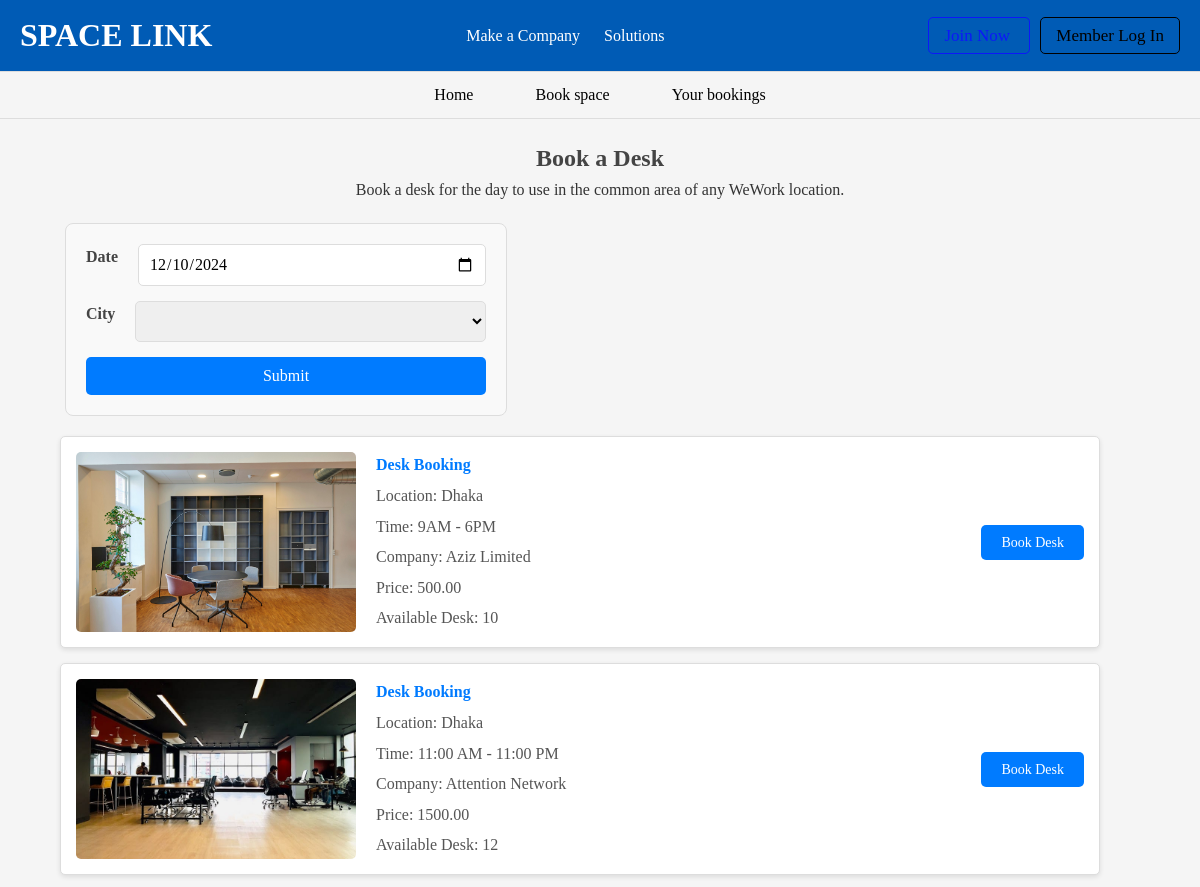
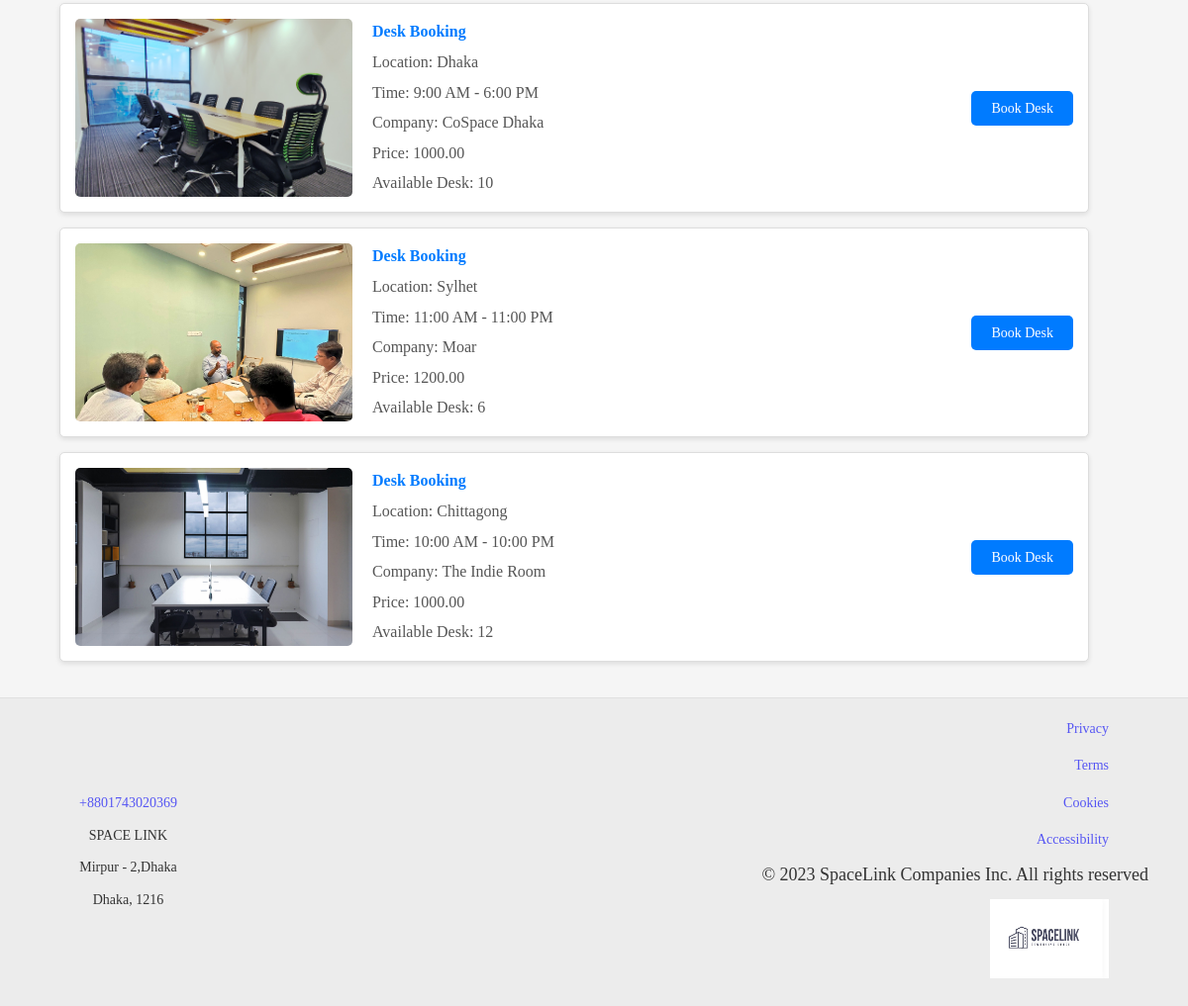
The page /office/desk_list/ on the database its author committed (2 pictures, top to bottom).
### Office/models.py (models this page shows, shortened)
class Desk(models.Model):
    company=models.ForeignKey(Company,on_delete=models.CASCADE)
    time = models.CharField(max_length=400)
    cost = models.DecimalField(max_digits=8, decimal_places=2)
    Cancellation_policy=models.CharField(max_length=600)
    Guest_policy=models.CharField(max_length=600)
    desk = models.IntegerField(default=0)
    image = models.ImageField(upload_to='desk/')

### Company/models.py (models this page shows, shortened)
class Company(models.Model):
    name = models.CharField(max_length=100)
    Location = models.ForeignKey(Location,on_delete=models.CASCADE)
    Company_number = models.CharField(max_length=11,null=True)
    About = models.TextField(blank=True)
    website = models.URLField(blank=True)
    company_mail = models.EmailField(null=True)
    ratings =models.IntegerField(null=True,default=0)
    amenites = models.ManyToManyField(OfficeAmenities)
    is_visible = models.BooleanField(default=False)
    latitude = models.FloatField(null=True)
    longitude = models.FloatField(null=True)

class Location(models.Model):
    name = models.CharField(max_length=255)
    embed_map_url = models.URLField(blank=True, null=True)  # Field to store the embedded map URL
    def __str__(self):
        return self.name

### Office/views.py (the view)
# urls.py: path('desk_list/', views.desk_list, name='desk_list'),
def desk_list(request):
    desks = Desk.objects.all()
    return render(request, 'desk_list.html', {'desks': desks})

### Core/templates/desk_list.html (shortened to what this page needs)
{% extends "home.html" %}
{% block content %}
<header>
  <nav>
    <ul class="navbar" style="display: flex; justify-content: center; align-items: center; background-color: transparent; list-style: none; margin: 0; padding: 10px 20px;">
      <li style="margin: 0 15px;">
        <a href="{% url 'index' %}" style="cursor: pointer; color: black; text-decoration: none; font-weight: 500; padding: 8px 16px; transition: color 0.3s, transform 0.3s;">Home</a>
      </li>
      <li style="margin: 0 15px; position: relative;">
        <a href="#" style="cursor: pointer; color: black; text-decoration: none; font-weight: 500; padding: 8px 16px; transition: color 0.3s, transform 0.3s;">Book space</a>
      </li>
      <li style="margin: 0 15px;">
        <a href="{% url 'list' %}" style="cursor: pointer; color: black; text-decoration: none; font-weight: 500; padding: 8px 16px; transition: color 0.3s, transform 0.3s;">Your bookings</a>
      </li>
    </ul>
  </nav>
</header>
<section class="booking-section">
  <h1>Book a Desk</h1>
  <p>Book a desk for the day to use in the common area of any WeWork location.</p>
  <form id="booking-form">
    <div class="form-group">
      <label for="date">Date</label>
      <input type="date" id="date" value="2024-12-10">
    </div>
    <div class="form-group">
      <label for="city">City</label>
      <select id="city" name="city">
      </select>
    </div>
    <button type="submit">Submit</button>
  </form>
<div class="list-container">
      <ul class="list">
        {% for office in desks %}
          <li>
            <img src="{{ office.image.url }}" alt="Desk Image">
            <div class="details">
              <span class="type">Desk Booking</span>
              <span>Location: {{ office.company.Location }}</span>
              <span>Time: {{ office.time }}</span>
              <span>Company: {{ office.company.name }}</span>
              <span>Price: {{ office.cost }}</span>
              <span>Available Desk: {{ office.desk }}</span>
            </div>
            <div class="book-button">
              <a href="{% url 'book-desk' office.pk %}">Book Desk</a>
          </div>
          </li>
        {% empty %}
          <p>No offices available at the moment.</p>
        {% endfor %}
      </ul>
    </div>
    </section>
  {% endblock content %}

### Core/static/css/style.css (style rules this page uses)
body, h1, h2, p, a, button, input, select { margin: 0; padding: 0; font-family: "Radley", serif; font-optical-sizing: auto; box-sizing: border-box; }
body { line-height: 1.6; background-color: #f5f5f5; color: #333333; }
.navbar { display: flex; justify-content: space-between; align-items: center; padding: 10px 20px; background-color: #005bb5; border-bottom: 1px solid #ddd; }
.form-group { display: flex; gap: 20px; }
.form-group input, .form-group select { flex: 1; padding: 10px; border: 1px solid #ccc; border-radius: 4px; font-size: 1rem; }

### Core/templates/desk_list.html (style rules this page uses)
.booking-section { padding: 20px; }
h1 { text-align: center; color: #444; }
p { text-align: center; }
.list li { background-color: #fff; border: 1px solid #ddd; border-radius: 5px; padding: 15px; margin-bottom: 15px; box-shadow: 0 2px 5px rgba(0, 0, 0, 0.1); display: flex; align-items: center; gap: 20px; width: 90%; }
.list li img { flex-shrink: 0; width: 280px; height: 180px; border-radius: 5px; object-fit: cover; }
.list li .details { flex: 1; display: flex; flex-direction: column; gap: 5px; }
.list li .details span { font-size: 1rem; color: #555; }
.list li .details span.type { font-weight: bold; color: #007BFF; }
.book-button a { text-decoration: none; list-style-type: none; padding: 10px 20px; font-size: 14px; background-color: #007BFF; color: white; border: none; border-radius: 5px; cursor: pointer; transition: background-color 0.3s; }
#booking-form { margin: 20px 45px; padding: 20px; border: 1px solid #ddd; border-radius: 8px; background-color: #f9f9f9; max-width: 400px; }
#booking-form .form-group { margin-bottom: 15px; }
#booking-form label { display: block; font-weight: bold; margin-bottom: 5px; color: #444; }
#booking-form input[type="date"], #booking-form select { width: 100%; padding: 10px; border: 1px solid #ddd; border-radius: 5px; font-size: 1rem; }
#booking-form button { padding: 10px 20px; background-color: #007BFF; color: white; font-size: 1rem; border: none; border-radius: 5px; cursor: pointer; transition: background-color 0.3s; width: 100%; }

### rows shown on the page
Desk: image (picture), company.Location "Dhaka", time "9AM - 6PM", company.name "Aziz Limited", cost "500.00", desk "10"
Desk: image (picture), company.Location "Dhaka", time "11:00 AM - 11:00 PM", company.name "Attention Network", cost "1500.00", desk "12"
Desk: image (picture), company.Location "Dhaka", time "9:00 AM - 6:00 PM", company.name "CoSpace Dhaka", cost "1000.00", desk "10"
Desk: image (picture), company.Location "Sylhet", time "11:00 AM - 11:00 PM", company.name "Moar", cost "1200.00", desk "6"
Desk: image (picture), company.Location "Chittagong", time "10:00 AM - 10:00 PM", company.name "The Indie Room", cost "1000.00", desk "12"
